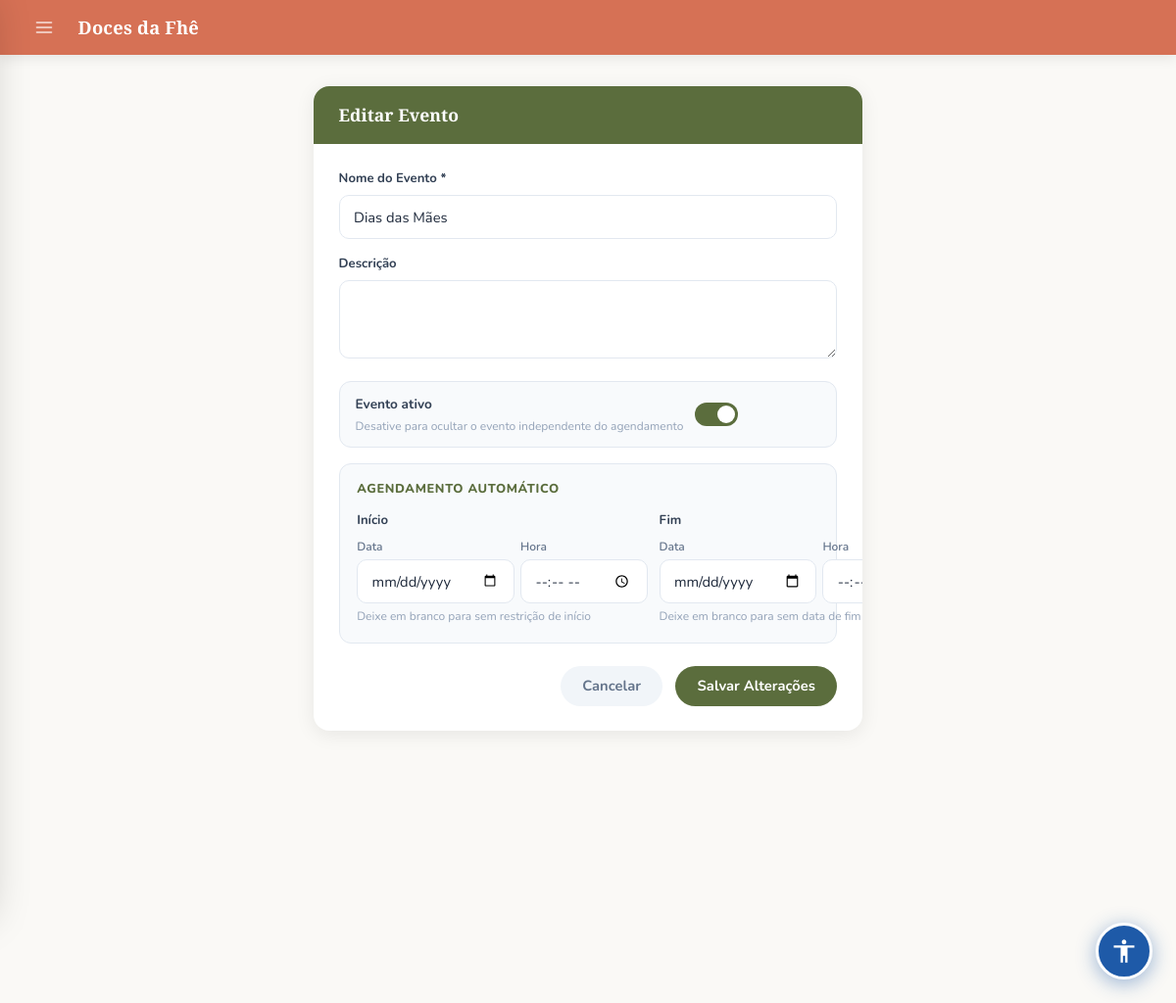
Page /special/eventos/2/editar (signed in) on the earlier database version.
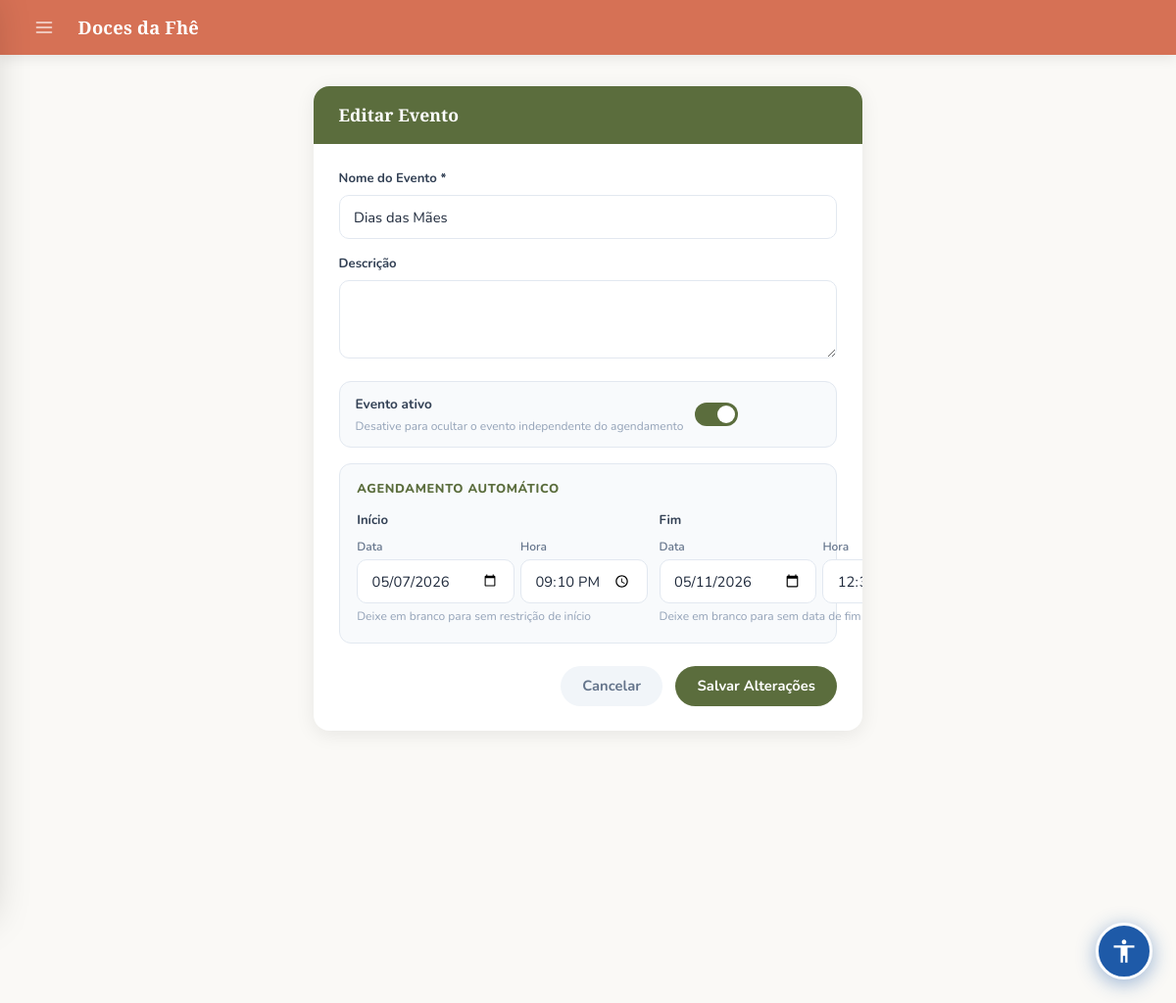
Same page on the later database version.
### models.py (models this page shows, shortened)
class EventoEspecial(db.Model):
    __tablename__ = "eventos_especiais"
    id          = db.Column(db.Integer, primary_key=True)
    nome        = db.Column(db.String(100), nullable=False, unique=True)
    descricao   = db.Column(db.String(300), nullable=True)
    ativo       = db.Column(db.Boolean, default=True)
    data_inicio = db.Column(db.DateTime, nullable=True)  # None = sem restrição de início
    data_fim    = db.Column(db.DateTime, nullable=True)  # None = sem restrição de fim
    created_at  = db.Column(db.DateTime, default=datetime.utcnow)
    produtos = db.relationship('ProdutoEspecial', backref='evento', lazy=True, cascade='all, delete-orphan')

### app.py (the view, shortened to what this page needs)
@app.route('/special/eventos/<int:id>/editar', methods=['GET', 'POST'])
@login_required
@admin_required
def editar_evento(id):
    evento = EventoEspecial.query.get_or_404(id)
    return render_template('special/editar_evento.html', evento=evento)

### app.py (called while the page is built)
def admin_required(f):
    @wraps(f)
    def decorated_function(*args, **kwargs):
        if not current_user.is_authenticated or not current_user.is_admin:
            flash("Acesso negado. São necessárias permissões de administrador.", "error")
            return redirect(url_for('dashboard'))
        return f(*args, **kwargs)
    return decorated_function

@login_manager.user_loader
def load_user(user_id):
    return User.query.get(int(user_id))

@app.context_processor
def inject_globals():
    if current_user.is_authenticated:
        total_itens = db.session.query(
            db.func.sum(CarrinhoItem.quantidade)
        ).filter_by(user_id=current_user.id).scalar() or 0
    else:
        total_itens = 0
    site_config = SiteConfig.query.first()
    return dict(carrinho_total=total_itens, site_config=site_config)

### templates/special/editar_evento.html (shortened to what this page needs)
{% extends "admin/base.html" %}
{% block styles %}
<link rel="stylesheet" href="{{ url_for('static', filename='admin.css') }}">
{% endblock %}
{% block content %}
<div class="ev-form-card">
  <div class="ev-form-header">
    <h3>Editar Evento</h3>
  </div>
  <form method="POST" class="ev-form-body">
    <div class="ev-field">
      <label>Nome do Evento *</label>
      <input type="text" name="nome" value="{{ evento.nome }}" required>
    </div>
    <div class="ev-field">
      <label>Descrição</label>
      <textarea name="descricao">{{ evento.descricao or '' }}</textarea>
    </div>
    <div class="ev-toggle-wrap">
      <div>
        <div class="ev-toggle-label">Evento ativo</div>
        <div class="ev-toggle-hint">Desative para ocultar o evento independente do agendamento</div>
      </div>
      <label class="switch">
        <span class="slider"></span>
      </label>
    </div>
    <div class="ev-agend">
      <div class="ev-agend-title">Agendamento automático</div>
      <div class="ev-agend-grid">
        <div class="ev-field">
          <label>Início</label>
          <div class="ev-dt-row">
            <div class="ev-dt-sub">
              <label>Data</label>
              <input type="date" name="data_inicio_date"
                     value="{{ evento.data_inicio.strftime('%Y-%m-%d') if evento.data_inicio else '' }}">
            </div>
            <div class="ev-dt-sub">
              <label>Hora</label>
              <input type="time" name="data_inicio_time"
                     value="{{ evento.data_inicio.strftime('%H:%M') if evento.data_inicio else '' }}">
            </div>
          </div>
          <span class="hint">Deixe em branco para sem restrição de início</span>
        </div>
        <div class="ev-field">
          <label>Fim</label>
          <div class="ev-dt-row">
            <div class="ev-dt-sub">
              <label>Data</label>
              <input type="date" name="data_fim_date"
                     value="{{ evento.data_fim.strftime('%Y-%m-%d') if evento.data_fim else '' }}">
            </div>
            <div class="ev-dt-sub">
              <label>Hora</label>
              <input type="time" name="data_fim_time"
                     value="{{ evento.data_fim.strftime('%H:%M') if evento.data_fim else '' }}">
            </div>
          </div>
          <span class="hint">Deixe em branco para sem data de fim</span>
        </div>
      </div>
    </div>
    <div class="ev-actions">
      <a href="{{ url_for('listar_eventos') }}" class="ev-btn-cancel">Cancelar</a>
      <button type="submit" class="ev-btn-submit">Salvar Alterações</button>
    </div>
  </form>
</div>
{% endblock %}

Differences in the rows shown:
changed EventoEspecial "Dias das Mães": data_inicio_date (not shown) → "05/07/2026"; data_inicio_time (not shown) → "21:10"; data_fim_date (not shown) → "05/11/2026"; data_fim_time (not shown) → "12:30"
